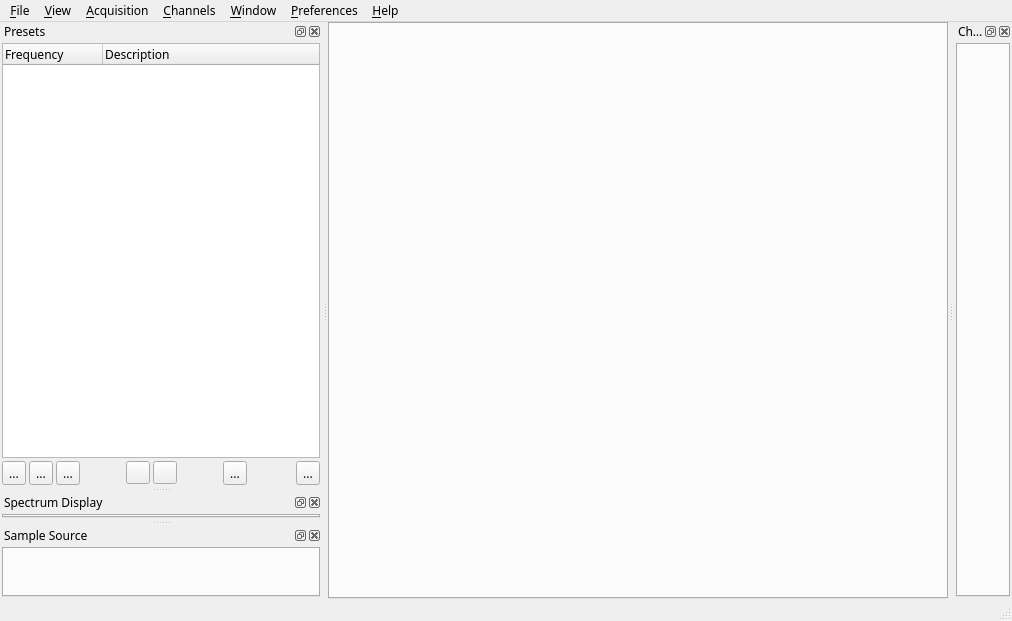
<?xml version="1.0" encoding="UTF-8"?>
<ui version="4.0">
 <class>MainWindow</class>
 <widget class="QMainWindow" name="MainWindow">
  <property name="geometry">
   <rect>
    <x>0</x>
    <y>0</y>
    <width>1012</width>
    <height>621</height>
   </rect>
  </property>
  <property name="font">
   <font>
    <family>Sans Serif</family>
    <pointsize>9</pointsize>
   </font>
  </property>
  <property name="windowTitle">
   <string>SDRangel</string>
  </property>
  <property name="windowIcon">
   <iconset resource="resources/res.qrc">
    <normaloff>:/sdrangel_icon.png</normaloff>:/sdrangel_icon.png</iconset>
  </property>
  <property name="animated">
   <bool>true</bool>
  </property>
  <widget class="QWidget" name="centralWidget">
   <property name="font">
    <font>
     <family>Sans Serif</family>
    </font>
   </property>
   <layout class="QVBoxLayout" name="verticalLayout_2">
    <property name="margin">
     <number>0</number>
    </property>
    <item>
     <widget class="QTabWidget" name="tabSpectra">
      <property name="font">
       <font>
        <family>Sans Serif</family>
        <pointsize>9</pointsize>
       </font>
      </property>
      <property name="tabPosition">
       <enum>QTabWidget::East</enum>
      </property>
      <property name="tabShape">
       <enum>QTabWidget::Rounded</enum>
      </property>
      <property name="currentIndex">
       <number>-1</number>
      </property>
      <property name="elideMode">
       <enum>Qt::ElideNone</enum>
      </property>
     </widget>
    </item>
   </layout>
  </widget>
  <widget class="QMenuBar" name="menuBar">
   <property name="geometry">
    <rect>
     <x>0</x>
     <y>0</y>
     <width>1012</width>
     <height>19</height>
    </rect>
   </property>
   <widget class="QMenu" name="menu_File">
    <property name="font">
     <font>
      <family>Sans Serif</family>
      <pointsize>9</pointsize>
     </font>
    </property>
    <property name="title">
     <string>&amp;File</string>
    </property>
    <addaction name="action_Exit"/>
   </widget>
   <widget class="QMenu" name="menu_Acquisition">
    <property name="font">
     <font>
      <family>Sans Serif</family>
      <pointsize>9</pointsize>
     </font>
    </property>
    <property name="title">
     <string>&amp;Acquisition</string>
    </property>
    <addaction name="action_Start_Recording"/>
    <addaction name="action_Stop_Recording"/>
   </widget>
   <widget class="QMenu" name="menu_View">
    <property name="font">
     <font>
      <family>Sans Serif</family>
      <pointsize>9</pointsize>
     </font>
    </property>
    <property name="title">
     <string>&amp;View</string>
    </property>
    <addaction name="action_View_Fullscreen"/>
   </widget>
   <widget class="QMenu" name="menu_Help">
    <property name="font">
     <font>
      <family>Sans Serif</family>
      <pointsize>9</pointsize>
     </font>
    </property>
    <property name="title">
     <string>&amp;Help</string>
    </property>
    <addaction name="action_Loaded_Plugins"/>
    <addaction name="separator"/>
    <addaction name="action_About"/>
   </widget>
   <widget class="QMenu" name="menu_Channels">
    <property name="font">
     <font>
      <family>Sans Serif</family>
      <pointsize>9</pointsize>
     </font>
    </property>
    <property name="title">
     <string>&amp;Channels</string>
    </property>
   </widget>
   <widget class="QMenu" name="menu_Window">
    <property name="font">
     <font>
      <family>Sans Serif</family>
      <pointsize>9</pointsize>
     </font>
    </property>
    <property name="title">
     <string>&amp;Window</string>
    </property>
   </widget>
   <widget class="QMenu" name="menuPreferences">
    <property name="title">
     <string>&amp;Preferences</string>
    </property>
    <addaction name="action_Audio"/>
    <addaction name="action_DV_Serial"/>
   </widget>
   <addaction name="menu_File"/>
   <addaction name="menu_View"/>
   <addaction name="menu_Acquisition"/>
   <addaction name="menu_Channels"/>
   <addaction name="menu_Window"/>
   <addaction name="menuPreferences"/>
   <addaction name="menu_Help"/>
  </widget>
  <widget class="QStatusBar" name="statusBar">
   <property name="font">
    <font>
     <family>Sans Serif</family>
     <pointsize>9</pointsize>
    </font>
   </property>
  </widget>
  <widget class="QDockWidget" name="presetDock">
   <property name="windowTitle">
    <string>Presets</string>
   </property>
   <attribute name="dockWidgetArea">
    <number>1</number>
   </attribute>
   <widget class="QWidget" name="dockWidgetContents">
    <layout class="QGridLayout" name="gridLayout_6">
     <property name="margin">
      <number>2</number>
     </property>
     <property name="spacing">
      <number>3</number>
     </property>
     <item row="5" column="1">
      <widget class="QToolButton" name="presetSave">
       <property name="toolTip">
        <string>Save current settings as new preset</string>
       </property>
       <property name="text">
        <string>...</string>
       </property>
       <property name="icon">
        <iconset resource="resources/res.qrc">
         <normaloff>:/preset-save.png</normaloff>:/preset-save.png</iconset>
       </property>
       <property name="iconSize">
        <size>
         <width>16</width>
         <height>16</height>
        </size>
       </property>
      </widget>
     </item>
     <item row="5" column="12">
      <widget class="QToolButton" name="presetLoad">
       <property name="toolTip">
        <string>Load selected preset</string>
       </property>
       <property name="text">
        <string>...</string>
       </property>
       <property name="icon">
        <iconset resource="resources/res.qrc">
         <normaloff>:/preset-load.png</normaloff>:/preset-load.png</iconset>
       </property>
       <property name="iconSize">
        <size>
         <width>16</width>
         <height>16</height>
        </size>
       </property>
      </widget>
     </item>
     <item row="5" column="10" colspan="2">
      <spacer name="horizontalSpacer_3">
       <property name="orientation">
        <enum>Qt::Horizontal</enum>
       </property>
       <property name="sizeHint" stdset="0">
        <size>
         <width>40</width>
         <height>20</height>
        </size>
       </property>
      </spacer>
     </item>
     <item row="5" column="8">
      <widget class="QToolButton" name="presetDelete">
       <property name="toolTip">
        <string>Delete selected preset</string>
       </property>
       <property name="text">
        <string>...</string>
       </property>
       <property name="icon">
        <iconset resource="resources/res.qrc">
         <normaloff>:/preset-delete.png</normaloff>:/preset-delete.png</iconset>
       </property>
       <property name="iconSize">
        <size>
         <width>16</width>
         <height>16</height>
        </size>
       </property>
      </widget>
     </item>
     <item row="1" column="1" rowspan="4" colspan="12">
      <widget class="QTreeWidget" name="presetTree">
       <property name="allColumnsShowFocus">
        <bool>true</bool>
       </property>
       <column>
        <property name="text">
         <string>Frequency</string>
        </property>
       </column>
       <column>
        <property name="text">
         <string>Description</string>
        </property>
       </column>
      </widget>
     </item>
     <item row="5" column="2">
      <widget class="QToolButton" name="presetUpdate">
       <property name="toolTip">
        <string>Update selected preset with current settings</string>
       </property>
       <property name="text">
        <string>...</string>
       </property>
       <property name="icon">
        <iconset resource="resources/res.qrc">
         <normaloff>:/preset-update.png</normaloff>:/preset-update.png</iconset>
       </property>
       <property name="iconSize">
        <size>
         <width>16</width>
         <height>16</height>
        </size>
       </property>
      </widget>
     </item>
     <item row="5" column="7">
      <spacer name="horizontalSpacer">
       <property name="orientation">
        <enum>Qt::Horizontal</enum>
       </property>
       <property name="sizeHint" stdset="0">
        <size>
         <width>40</width>
         <height>20</height>
        </size>
       </property>
      </spacer>
     </item>
     <item row="5" column="3">
      <widget class="QToolButton" name="settingsSave">
       <property name="toolTip">
        <string>Save the current settings (inc. presets)</string>
       </property>
       <property name="text">
        <string>...</string>
       </property>
       <property name="icon">
        <iconset resource="resources/res.qrc">
         <normaloff>:/preset-last.png</normaloff>:/preset-last.png</iconset>
       </property>
       <property name="iconSize">
        <size>
         <width>16</width>
         <height>16</height>
        </size>
       </property>
      </widget>
     </item>
     <item row="5" column="5">
      <widget class="QToolButton" name="presetExport">
       <property name="toolTip">
        <string>Export current preset to file</string>
       </property>
       <property name="text">
        <string/>
       </property>
       <property name="icon">
        <iconset resource="resources/res.qrc">
         <normaloff>:/export.png</normaloff>:/export.png</iconset>
       </property>
      </widget>
     </item>
     <item row="5" column="4">
      <spacer name="horizontalSpacer_2">
       <property name="orientation">
        <enum>Qt::Horizontal</enum>
       </property>
       <property name="sizeHint" stdset="0">
        <size>
         <width>40</width>
         <height>20</height>
        </size>
       </property>
      </spacer>
     </item>
     <item row="5" column="6">
      <widget class="QToolButton" name="presetImport">
       <property name="toolTip">
        <string>Import preset from file into current group</string>
       </property>
       <property name="text">
        <string/>
       </property>
       <property name="icon">
        <iconset resource="resources/res.qrc">
         <normaloff>:/import.png</normaloff>:/import.png</iconset>
       </property>
      </widget>
     </item>
    </layout>
   </widget>
  </widget>
  <widget class="QDockWidget" name="spectraDisplayDock">
   <property name="windowTitle">
    <string>Spectrum Display</string>
   </property>
   <attribute name="dockWidgetArea">
    <number>1</number>
   </attribute>
   <widget class="QWidget" name="dockWidgetContents_4">
    <property name="sizePolicy">
     <sizepolicy hsizetype="Preferred" vsizetype="Maximum">
      <horstretch>0</horstretch>
      <verstretch>0</verstretch>
     </sizepolicy>
    </property>
    <layout class="QVBoxLayout" name="verticalLayout">
     <property name="spacing">
      <number>3</number>
     </property>
     <property name="margin">
      <number>2</number>
     </property>
     <item>
      <widget class="QTabWidget" name="tabSpectraGUI">
       <property name="currentIndex">
        <number>-1</number>
       </property>
      </widget>
     </item>
    </layout>
   </widget>
  </widget>
  <widget class="QDockWidget" name="inputDock">
   <property name="windowTitle">
    <string>Sample Source</string>
   </property>
   <attribute name="dockWidgetArea">
    <number>1</number>
   </attribute>
   <widget class="QWidget" name="dockWidgetContents_6">
    <property name="sizePolicy">
     <sizepolicy hsizetype="Preferred" vsizetype="Maximum">
      <horstretch>0</horstretch>
      <verstretch>0</verstretch>
     </sizepolicy>
    </property>
    <layout class="QVBoxLayout" name="verticalLayout_3">
     <property name="spacing">
      <number>3</number>
     </property>
     <property name="margin">
      <number>2</number>
     </property>
     <item>
      <widget class="QTabWidget" name="tabInputs">
       <property name="minimumSize">
        <size>
         <width>0</width>
         <height>50</height>
        </size>
       </property>
       <property name="currentIndex">
        <number>-1</number>
       </property>
      </widget>
     </item>
    </layout>
   </widget>
  </widget>
  <widget class="QDockWidget" name="channelDock">
   <property name="windowTitle">
    <string>Channels</string>
   </property>
   <attribute name="dockWidgetArea">
    <number>2</number>
   </attribute>
   <widget class="QWidget" name="channelWidgetContent">
    <layout class="QVBoxLayout" name="verticalLayout_4">
     <property name="spacing">
      <number>3</number>
     </property>
     <property name="margin">
      <number>2</number>
     </property>
     <item>
      <widget class="QTabWidget" name="tabChannels">
       <property name="tabPosition">
        <enum>QTabWidget::East</enum>
       </property>
       <property name="currentIndex">
        <number>-1</number>
       </property>
      </widget>
     </item>
    </layout>
   </widget>
  </widget>
  <action name="action_Exit">
   <property name="text">
    <string>E&amp;xit</string>
   </property>
   <property name="font">
    <font/>
   </property>
   <property name="shortcut">
    <string>Ctrl+Q</string>
   </property>
  </action>
  <action name="action_Start">
   <property name="text">
    <string>&amp;Start</string>
   </property>
   <property name="font">
    <font/>
   </property>
   <property name="shortcut">
    <string>F5</string>
   </property>
  </action>
  <action name="action_Stop">
   <property name="text">
    <string>&amp;Stop</string>
   </property>
   <property name="font">
    <font/>
   </property>
   <property name="shortcut">
    <string>F6</string>
   </property>
  </action>
  <action name="action_View_Fullscreen">
   <property name="checkable">
    <bool>true</bool>
   </property>
   <property name="text">
    <string>&amp;Fullscreen</string>
   </property>
   <property name="font">
    <font/>
   </property>
   <property name="shortcut">
    <string>F11</string>
   </property>
  </action>
  <action name="action_Oscilloscope">
   <property name="checkable">
    <bool>true</bool>
   </property>
   <property name="text">
    <string>&amp;Oscilloscope</string>
   </property>
   <property name="shortcut">
    <string>F8</string>
   </property>
  </action>
  <action name="action_About">
   <property name="text">
    <string>&amp;About SDRangel...</string>
   </property>
   <property name="font">
    <font/>
   </property>
  </action>
  <action name="action_Preferences">
   <property name="text">
    <string>&amp;Preferences...</string>
   </property>
   <property name="font">
    <font/>
   </property>
  </action>
  <action name="action_Loaded_Plugins">
   <property name="text">
    <string>Loaded &amp;Plugins...</string>
   </property>
   <property name="font">
    <font/>
   </property>
  </action>
  <action name="action_Start_Recording">
   <property name="text">
    <string>Start Recording</string>
   </property>
   <property name="font">
    <font/>
   </property>
   <property name="shortcut">
    <string>F7</string>
   </property>
  </action>
  <action name="action_Stop_Recording">
   <property name="text">
    <string>Stop Recording</string>
   </property>
   <property name="font">
    <font/>
   </property>
   <property name="shortcut">
    <string>F8</string>
   </property>
  </action>
  <action name="action_Audio">
   <property name="text">
    <string>&amp;Audio</string>
   </property>
  </action>
  <action name="action_DV_Serial">
   <property name="checkable">
    <bool>true</bool>
   </property>
   <property name="text">
    <string>DV Serial</string>
   </property>
  </action>
  <zorder>presetDock</zorder>
  <zorder>channelDock</zorder>
 </widget>
 <layoutdefault spacing="6" margin="11"/>
 <tabstops>
  <tabstop>presetTree</tabstop>
  <tabstop>presetSave</tabstop>
  <tabstop>presetDelete</tabstop>
  <tabstop>presetLoad</tabstop>
 </tabstops>
 <resources>
  <include location="resources/res.qrc"/>
 </resources>
 <connections>
  <connection>
   <sender>action_Exit</sender>
   <signal>triggered()</signal>
   <receiver>MainWindow</receiver>
   <slot>close()</slot>
   <hints>
    <hint type="sourcelabel">
     <x>-1</x>
     <y>-1</y>
    </hint>
    <hint type="destinationlabel">
     <x>462</x>
     <y>332</y>
    </hint>
   </hints>
  </connection>
 </connections>
</ui>
